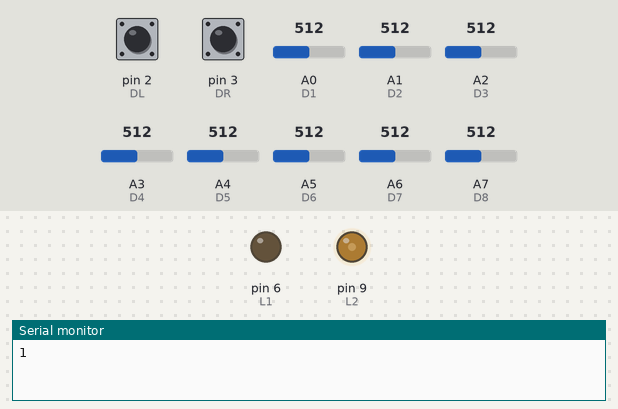
A sketch run on a simulated Arduino Nano, built with avr-gcc and run on an emulated ATmega328P. Parts: output pins drawn as LEDs (lit = HIGH), the last lines printed to the serial monitor. The inputs (shaded band) are chosen by the test bench; at power-on: A3 (D4) = 512, pin 3 (DR) HIGH, A4 (D5) = 512, pin 2 (DL) HIGH, A0 (D1) = 512, A1 (D2) = 512, A2 (D3) = 512, A5 (D6) = 512, A6 (D7) = 512, A7 (D8) = 512. Pins used as bus, display or sensor lines are not drawn.

Above: at 1.2 s.
1.3 s: A3 (D4) set to 963
2.8 s: A3 (D4) set to 985
At 3.8 s:
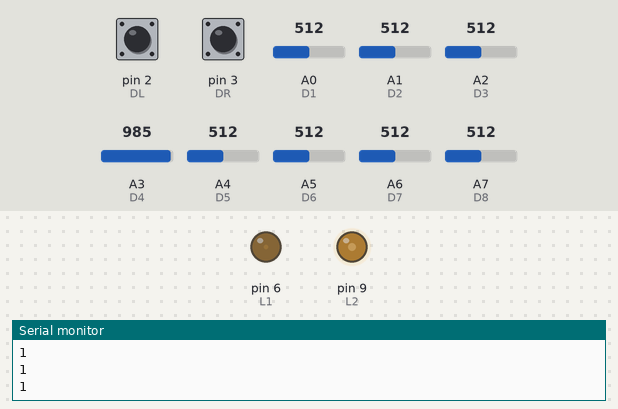
4.3 s: pin 3 (DR) pulled LOW for 0.15 s
At 5.1 s:
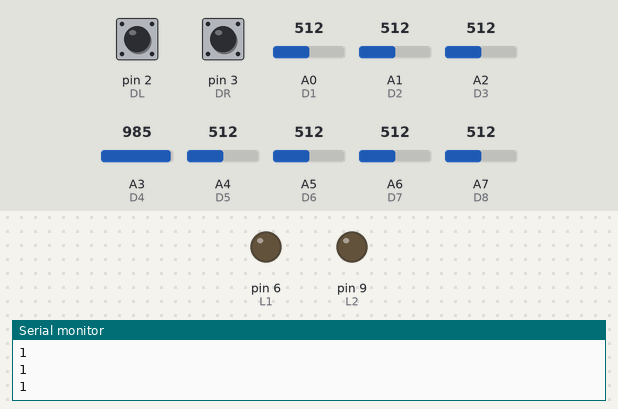
5.9 s: A4 (D5) set to 963
7.4 s: A4 (D5) set to 992
At 7.55 s:
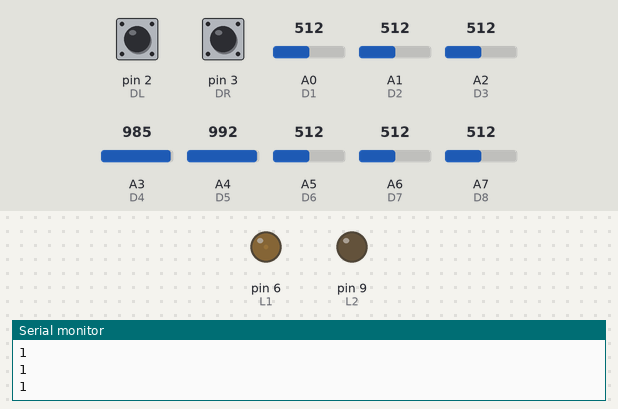
9.2 s: pin 3 (DR) pulled LOW for 1 s
At 10.0 s:
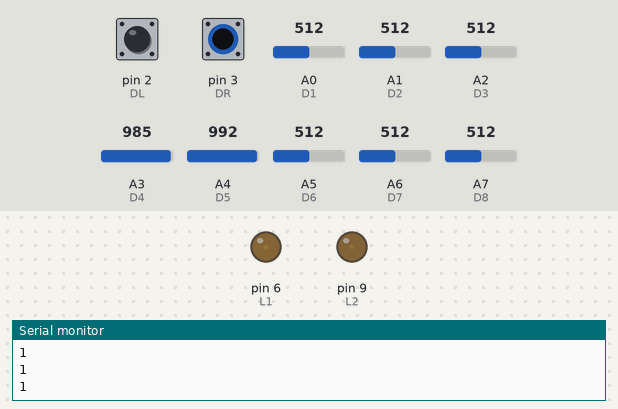
Timing chart, 0 to 13.0 s (numbered marks = the images above; inputs shaded):
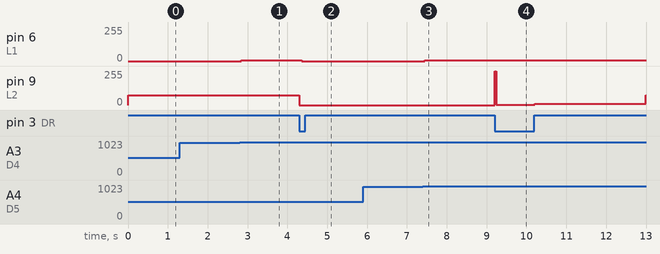

The sketch:

robot4.ino
```cpp
#define D1 A0
#define D2 A1
#define D3 A2
#define D4 A3
#define D5 A4
#define D6 A5
#define D7 A6
#define D8 A7
#define DL 2
#define DR 3

#define L1 6
#define L2 9
#define R1 11
#define R2 10

int k;
int d = 15;
int black = 975;
int max_sp = 75;
int flag;
int i;

void setup() {
  pinMode(L1, OUTPUT);
  pinMode(L2, OUTPUT);
  pinMode(R1, OUTPUT);
  pinMode(R2, OUTPUT);
  pinMode(DL, INPUT_PULLUP);
  pinMode(DR, INPUT_PULLUP);
  Serial.begin(9600);
}

void loop() {
  if (flag == 0) {
    Serial.println("1");
    if (analogRead(D8) > black) {
      k = -4;
    }
    if (analogRead(D1) > black) {
      k = 4;
    }
    if (analogRead(D8) > black && analogRead(D7) > black) {
      k = -3;
    }
    if (analogRead(D7) > black && analogRead(D6) > black) {
      k = -2;
    }
    if (analogRead(D6) > black && analogRead(D5) > black) {
      k = -1;
    }

    if (analogRead(D5) > black && analogRead(D4) > black) {
      k = 0;
    }

    if (analogRead(D4) > black && analogRead(D3) > black) {
      k = 1;
    }
    if (analogRead(D3) > black && analogRead(D2) > black) {
      k = 2;
    }
    if (analogRead(D2) > black && analogRead(D1) > black) {
      k = 3;
    }
    if (analogRead(D1) > black) {
      k = 4;
    }
    if (digitalRead(DL) == 1) {
      k = -5;
      analogWrite(L1, 255);
      analogWrite(L2, 255);
      analogWrite(R1, LOW);
      analogWrite(R2, max_sp);
      flag = 1;
    }
    if (digitalRead(DR) == 1) {
      k = 5;
      analogWrite(L1, LOW);
      analogWrite(L2, max_sp);
      analogWrite(R1, 255);
      analogWrite(R2, 255);
      flag = 1;
    }
    /*if (digitalRead(DL) == 0 && digitalRead(DR) == 0) {
      if (analogRead(D8) > black1) {
        i++;
      }
      if (analogRead(D7) > black2) {
        i++;
      }
      if (analogRead(D6) > black3) {
        i++;
      }
      if (analogRead(D5) > black4) {
        i++;
      }
      if (analogRead(D4) > black5) {
        i++;
      }
      if (analogRead(D3) > black6) {
        i++;
      }
      if (analogRead(D2) > black7) {
        i++;
      }
      if (analogRead(D1) > black8) {
        i++;
      }
      //Serial.println(i);
      if (i >= 4) {
        //Serial.println(i);
        //flag = 2;
      }
      i = 0;
    }*/
    digitalWrite(L1, LOW);
    digitalWrite(R1, LOW);
    if (k < 0) {//если видит левый датчик, робот поворачивается налево
      analogWrite(L2, max_sp + (k * d));
      analogWrite(R2, max_sp);
    }
    if (k > 0) {//если видит правый датчик, робот поворачивается направо
      analogWrite(L2, max_sp);
      analogWrite(R2, max_sp - (k * d));
    }
    if (k == 0) { //если линия посередине, робот едет прямо
      analogWrite(L2, max_sp);
      analogWrite(R2, max_sp);
    }
  }

  if (flag == 1) {
    if (k == -5) {
      if (analogRead(D5) > black) {
        flag = 0;
      }
    }
    if (k == 5) {
      if (analogRead(D4) > black) {
        flag = 0;
      }
    }
  }

  if (flag == 2) {
    Serial.println(i);
    analogWrite(L1, 255);
    analogWrite(L2, 255);
    analogWrite(R1, 255);
    analogWrite(R2, 255);
    delay(500);
    flag = 0;
  }
}
```

Measured:
- after the input at 1.3 s, every drawn part: stays the same
- after the input at 2.8 s, pin 6 (L1): 0/255 → 7/255 at once
- after the input at 4.3 s, pin 6 (L1): 7/255 → 0/255 after 0.06 s; pin 9 (L2): 75/255 → 0/255 at once
- after the input at 5.9 s, every drawn part: stays the same
- after the input at 7.4 s, pin 6 (L1): 0/255 → 7/255 at once
- after the input at 9.2 s, pin 9 (L2): 0/255 → 3/255 at once, → 10/255 1.0 s later
